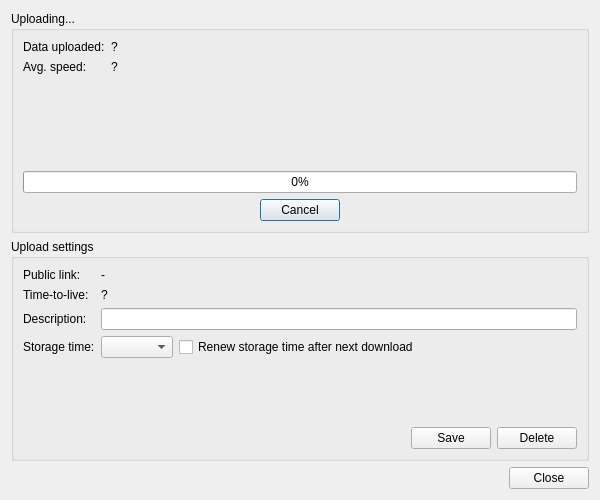
<?xml version="1.0" encoding="UTF-8"?>
<ui version="4.0">
 <class>ui_upload</class>
 <widget class="QDialog" name="ui_upload">
  <property name="geometry">
   <rect>
    <x>0</x>
    <y>0</y>
    <width>600</width>
    <height>500</height>
   </rect>
  </property>
  <property name="windowTitle">
   <string>Dialog</string>
  </property>
  <layout class="QVBoxLayout" name="verticalLayout">
   <item>
    <widget class="QGroupBox" name="grUpload">
     <property name="title">
      <string>Uploading...</string>
     </property>
     <layout class="QVBoxLayout" name="verticalLayout_2">
      <item>
       <layout class="QFormLayout" name="formLayout_2">
        <item row="1" column="0">
         <widget class="QLabel" name="label_4">
          <property name="text">
           <string>Data uploaded:</string>
          </property>
         </widget>
        </item>
        <item row="2" column="0">
         <widget class="QLabel" name="label_5">
          <property name="text">
           <string>Avg. speed:</string>
          </property>
         </widget>
        </item>
        <item row="1" column="1">
         <widget class="QLabel" name="lblUplSize">
          <property name="text">
           <string notr="true">?</string>
          </property>
         </widget>
        </item>
        <item row="2" column="1">
         <widget class="QLabel" name="lblUplSpeed">
          <property name="text">
           <string notr="true">?</string>
          </property>
         </widget>
        </item>
       </layout>
      </item>
      <item>
       <widget class="QProgressBar" name="prTotal">
        <property name="value">
         <number>0</number>
        </property>
       </widget>
      </item>
      <item>
       <layout class="QHBoxLayout" name="horizontalLayout_3">
        <item>
         <spacer name="horizontalSpacer_2">
          <property name="orientation">
           <enum>Qt::Horizontal</enum>
          </property>
          <property name="sizeHint" stdset="0">
           <size>
            <width>40</width>
            <height>20</height>
           </size>
          </property>
         </spacer>
        </item>
        <item>
         <widget class="QPushButton" name="btnCancel">
          <property name="text">
           <string>Cancel</string>
          </property>
          <property name="icon">
           <iconset resource="../res/res.qrc">
            <normaloff>:/icons/cross</normaloff>:/icons/cross</iconset>
          </property>
         </widget>
        </item>
        <item>
         <spacer name="horizontalSpacer_3">
          <property name="orientation">
           <enum>Qt::Horizontal</enum>
          </property>
          <property name="sizeHint" stdset="0">
           <size>
            <width>40</width>
            <height>20</height>
           </size>
          </property>
         </spacer>
        </item>
       </layout>
      </item>
     </layout>
    </widget>
   </item>
   <item>
    <widget class="QGroupBox" name="grUploaded">
     <property name="title">
      <string>Upload settings</string>
     </property>
     <layout class="QVBoxLayout" name="verticalLayout_3">
      <item>
       <layout class="QFormLayout" name="formLayout_3">
        <property name="fieldGrowthPolicy">
         <enum>QFormLayout::ExpandingFieldsGrow</enum>
        </property>
        <item row="2" column="0">
         <widget class="QLabel" name="label_7">
          <property name="text">
           <string>Description:</string>
          </property>
         </widget>
        </item>
        <item row="3" column="0">
         <widget class="QLabel" name="label_6">
          <property name="text">
           <string>Storage time:</string>
          </property>
         </widget>
        </item>
        <item row="2" column="1">
         <widget class="QLineEdit" name="edtDescr"/>
        </item>
        <item row="3" column="1">
         <layout class="QHBoxLayout" name="horizontalLayout_2">
          <item>
           <widget class="QComboBox" name="boxTtl"/>
          </item>
          <item>
           <widget class="QCheckBox" name="chRenew">
            <property name="text">
             <string>Renew storage time after next download</string>
            </property>
           </widget>
          </item>
         </layout>
        </item>
        <item row="0" column="0">
         <widget class="QLabel" name="label">
          <property name="text">
           <string>Public link:</string>
          </property>
         </widget>
        </item>
        <item row="0" column="1">
         <widget class="QLabel" name="lblPublicLink">
          <property name="text">
           <string notr="true">-</string>
          </property>
         </widget>
        </item>
        <item row="1" column="0">
         <widget class="QLabel" name="label_2">
          <property name="text">
           <string>Time-to-live:</string>
          </property>
         </widget>
        </item>
        <item row="1" column="1">
         <widget class="QLabel" name="lblTtl">
          <property name="text">
           <string notr="true">?</string>
          </property>
         </widget>
        </item>
       </layout>
      </item>
      <item>
       <layout class="QHBoxLayout" name="horizontalLayout">
        <item>
         <spacer name="horizontalSpacer">
          <property name="orientation">
           <enum>Qt::Horizontal</enum>
          </property>
          <property name="sizeHint" stdset="0">
           <size>
            <width>40</width>
            <height>20</height>
           </size>
          </property>
         </spacer>
        </item>
        <item>
         <widget class="QPushButton" name="btnSave">
          <property name="text">
           <string notr="true">Save</string>
          </property>
          <property name="icon">
           <iconset resource="../res/res.qrc">
            <normaloff>:/icons/tick</normaloff>:/icons/tick</iconset>
          </property>
         </widget>
        </item>
        <item>
         <widget class="QPushButton" name="btnDelete">
          <property name="text">
           <string notr="true">Delete</string>
          </property>
          <property name="icon">
           <iconset resource="../res/res.qrc">
            <normaloff>:/icons/cross</normaloff>:/icons/cross</iconset>
          </property>
         </widget>
        </item>
       </layout>
      </item>
     </layout>
    </widget>
   </item>
   <item>
    <layout class="QVBoxLayout" name="layoutFiles"/>
   </item>
   <item>
    <widget class="QDialogButtonBox" name="buttonBox">
     <property name="orientation">
      <enum>Qt::Horizontal</enum>
     </property>
     <property name="standardButtons">
      <set>QDialogButtonBox::Close</set>
     </property>
    </widget>
   </item>
  </layout>
 </widget>
 <resources>
  <include location="../res/res.qrc"/>
 </resources>
 <connections>
  <connection>
   <sender>buttonBox</sender>
   <signal>accepted()</signal>
   <receiver>ui_upload</receiver>
   <slot>accept()</slot>
   <hints>
    <hint type="sourcelabel">
     <x>248</x>
     <y>254</y>
    </hint>
    <hint type="destinationlabel">
     <x>157</x>
     <y>274</y>
    </hint>
   </hints>
  </connection>
  <connection>
   <sender>buttonBox</sender>
   <signal>rejected()</signal>
   <receiver>ui_upload</receiver>
   <slot>reject()</slot>
   <hints>
    <hint type="sourcelabel">
     <x>316</x>
     <y>260</y>
    </hint>
    <hint type="destinationlabel">
     <x>286</x>
     <y>274</y>
    </hint>
   </hints>
  </connection>
 </connections>
</ui>
